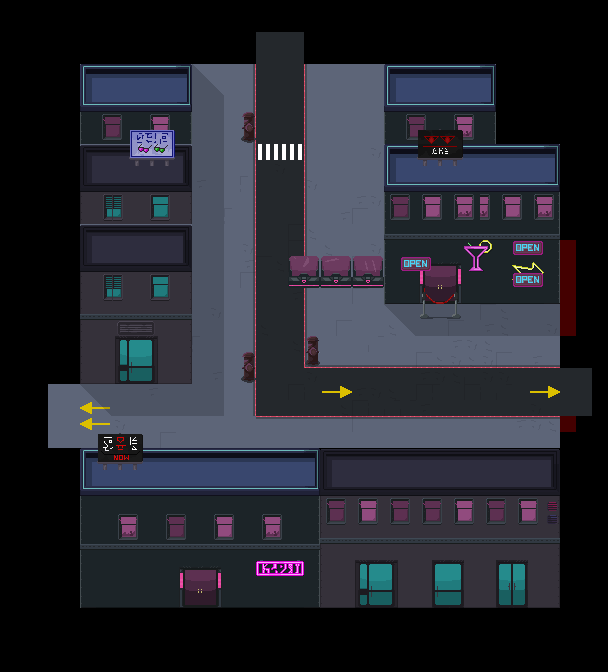

Below is a game level as drawn by its tile map, then a one-line description and the .tmx that defines it (tile-layer data replaced by summaries):
An orthogonal 38x42 tile map with 16x16 px tiles, 7 tile layers (Suelo, DecoracionSuelo, Paredes, Decoracion, ...), 4 tilesets and 12 objects (4x Spawner, 2x Tuto_Text, 2x Up, 2x Left, 2x Right).

<map version="1.0" tiledversion="1.0.3" orientation="orthogonal" renderorder="right-down" width="38" height="42" tilewidth="16" tileheight="16" nextobjectid="38">
 <tileset firstgid="1" source="../../tileset/city.tsx" />
 <tileset firstgid="257" source="../../tileset/City2.tsx" />
 <tileset firstgid="769" source="../../tileset/CityProps.tsx" />
 <tileset firstgid="1137" source="../../tileset/Buildings.tsx" />
 <layer name="Suelo" width="38" height="42">
  <data>[1596 cells, 720 non-empty, 8 distinct tile ids]</data>
 </layer>
 <layer name="DecoracionSuelo" width="38" height="42">
  <data>[1596 cells, 154 non-empty, 11 distinct tile ids]</data>
 </layer>
 <layer name="Paredes" width="38" height="42">
  <data>[1596 cells, 619 non-empty, 501 distinct tile ids]</data>
 </layer>
 <layer name="Decoracion" width="38" height="42">
  <data>[1596 cells, 33 non-empty, 23 distinct tile ids]</data>
 </layer>
 <layer name="Decoracion2" width="38" height="42">
  <data>[1596 cells, 76 non-empty, 42 distinct tile ids]</data>
 </layer>
 <layer name="Sombra" width="38" height="42">
  <data>[1596 cells, 77 non-empty, 3 distinct tile ids]</data>
 </layer>
 <layer name="Aire" width="38" height="42">
  <data>[1596 cells, 131 non-empty, 2 distinct tile ids]</data>
 </layer>
 <objectgroup name="Animados">
  <object id="31" name="Tuto_Text" x="192" y="288" width="187" height="16">
   <properties>
    <property name="Text" value="go_to_puti" />
   </properties>
  </object>
  <object id="33" name="Tuto_Text" x="176" y="384" width="16" height="64">
   <properties>
    <property name="Text" value="preboss" />
   </properties>
  </object>
 </objectgroup>
 <objectgroup name="Puertas">
  <object id="22" name="Up" x="256" y="48" width="48" height="16" />
  <object id="26" name="Left" x="64" y="352" width="16" height="144" />
  <object id="34" name="Right" x="560" y="368" width="16" height="48" />
 </objectgroup>
 <objectgroup name="Entradas">
  <object id="28" name="Right" gid="255" x="496" y="368" width="16" height="16" />
  <object id="25" name="Up" gid="255" x="288" y="128" width="16" height="16" />
  <object id="35" name="Left" gid="255" x="96" y="416" width="16" height="16" />
 </objectgroup>
 <objectgroup name="Spawners">
  <object id="30" name="Spawner" gid="240" x="352" y="208" width="16" height="16">
   <properties>
    <property name="Bomber" type="bool" value="false" />
    <property name="Charger" type="bool" value="false" />
    <property name="Gunner" type="bool" value="false" />
    <property name="Stalker" type="bool" value="true" />
    <property name="Turret" type="bool" value="false" />
   </properties>
  </object>
  <object id="32" name="Spawner" gid="240" x="432" y="416" width="16" height="16">
   <properties>
    <property name="Bomber" type="bool" value="false" />
    <property name="Charger" type="bool" value="false" />
    <property name="Gunner" type="bool" value="false" />
    <property name="Stalker" type="bool" value="true" />
    <property name="Turret" type="bool" value="false" />
   </properties>
  </object>
  <object id="36" name="Spawner" gid="240" x="208" y="240" width="16" height="16">
   <properties>
    <property name="Bomber" type="bool" value="false" />
    <property name="Charger" type="bool" value="false" />
    <property name="Gunner" type="bool" value="false" />
    <property name="Stalker" type="bool" value="true" />
    <property name="Turret" type="bool" value="false" />
   </properties>
  </object>
  <object id="37" name="Spawner" gid="240" x="432" y="368" width="16" height="16">
   <properties>
    <property name="Bomber" type="bool" value="false" />
    <property name="Charger" type="bool" value="false" />
    <property name="Gunner" type="bool" value="true" />
    <property name="Stalker" type="bool" value="false" />
    <property name="Turret" type="bool" value="false" />
   </properties>
  </object>
 </objectgroup>
</map>
